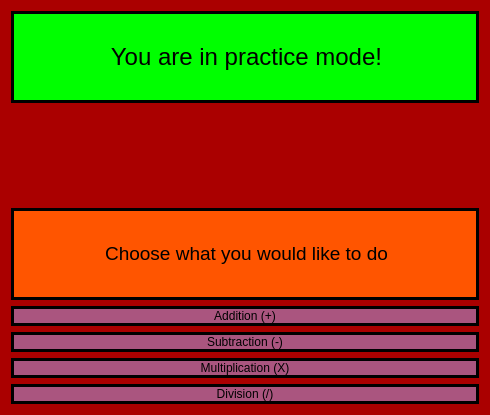
<?xml version="1.0" encoding="UTF-8"?>
<ui version="4.0">
 <class>g2_choose</class>
 <widget class="QDialog" name="g2_choose">
  <property name="geometry">
   <rect>
    <x>0</x>
    <y>0</y>
    <width>490</width>
    <height>415</height>
   </rect>
  </property>
  <property name="windowTitle">
   <string>Dialog</string>
  </property>
  <property name="styleSheet">
   <string notr="true">background-color: rgb(170, 0, 0);</string>
  </property>
  <layout class="QGridLayout" name="gridLayout">
   <item row="0" column="0">
    <widget class="QLabel" name="label_2">
     <property name="styleSheet">
      <string notr="true">font: 12pt &quot;Comic Sans MS&quot;;
border: 3px solid black;
background-color: rgb(0, 255, 0);
qproperty-alignment: AlignCenter;</string>
     </property>
     <property name="text">
      <string>&lt;html&gt;&lt;head/&gt;&lt;body&gt;&lt;p align=&quot;center&quot;&gt;&lt;span style=&quot; font-size:18pt;&quot;&gt;You are in practice mode!&lt;/span&gt;&lt;/p&gt;&lt;/body&gt;&lt;/html&gt;</string>
     </property>
    </widget>
   </item>
   <item row="2" column="0">
    <widget class="QLabel" name="label">
     <property name="styleSheet">
      <string notr="true">font: 9pt &quot;Comic Sans MS&quot;;
border: 3px solid black;
background-color: rgb(255, 85, 0);</string>
     </property>
     <property name="text">
      <string>&lt;html&gt;&lt;head/&gt;&lt;body&gt;&lt;p align=&quot;center&quot;&gt;&lt;span style=&quot; font-size:14pt; color:#000000;&quot;&gt;Choose what you would like to do&lt;/span&gt;&lt;/p&gt;&lt;/body&gt;&lt;/html&gt;</string>
     </property>
    </widget>
   </item>
   <item row="3" column="0">
    <widget class="QPushButton" name="pushButton">
     <property name="styleSheet">
      <string notr="true">background-color: rgb(170, 85, 127);
font: 75 12pt &quot;Comic Sans MS&quot;;
border: 3px solid black;</string>
     </property>
     <property name="text">
      <string>Addition (+)</string>
     </property>
    </widget>
   </item>
   <item row="4" column="0">
    <widget class="QPushButton" name="pushButton_2">
     <property name="styleSheet">
      <string notr="true">background-color: rgb(170, 85, 127);
font: 75 12pt &quot;Comic Sans MS&quot;;
border: 3px solid black;</string>
     </property>
     <property name="text">
      <string>Subtraction (-)</string>
     </property>
    </widget>
   </item>
   <item row="5" column="0">
    <widget class="QPushButton" name="pushButton_3">
     <property name="styleSheet">
      <string notr="true">background-color: rgb(170, 85, 127);
font: 75 12pt &quot;Comic Sans MS&quot;;
border: 3px solid black;</string>
     </property>
     <property name="text">
      <string>Multiplication (X)</string>
     </property>
    </widget>
   </item>
   <item row="6" column="0">
    <widget class="QPushButton" name="pushButton_4">
     <property name="styleSheet">
      <string notr="true">background-color: rgb(170, 85, 127);
font: 75 12pt &quot;Comic Sans MS&quot;;
border: 3px solid black;</string>
     </property>
     <property name="text">
      <string>Division (/)</string>
     </property>
    </widget>
   </item>
   <item row="1" column="0">
    <widget class="QLabel" name="label_3">
     <property name="styleSheet">
      <string notr="true">qproperty-alignment: AlignCenter;</string>
     </property>
     <property name="text">
      <string/>
     </property>
    </widget>
   </item>
  </layout>
 </widget>
 <resources/>
 <connections/>
</ui>
